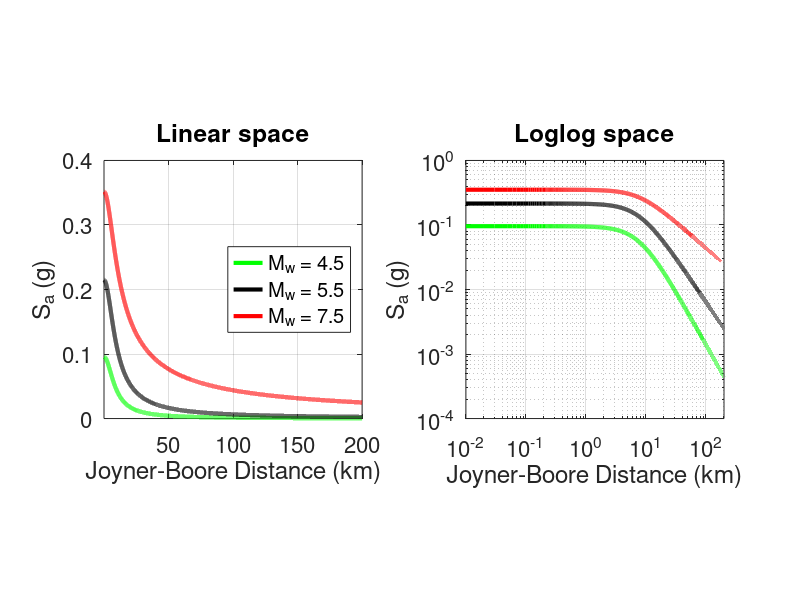

Source code (MATLAB):

% Akkar and Bommer (2010) - Mw = 5.0-7.6 (constant sigma model)
% log10(PGV/PGA/PSA) = b1 + b2*M + b3*M^2 + (b4+b5*M)*log10(sqrt(Rjb^2+b6^2)) + b7*Ss + b8*Sa + b9*Fn + b10*Fr
% Ss = 1: soft soil site index (Vs30 < 360 m/s)
% Sa = 1: firm soil site index (360 < Vs30 < 750 m/s)
% Fn = 1: normal faulting index
% Fr = 1: reverse faulting index
% coef = [Tn b1 b2 b3 b4 b5 b6 b7 b8 b9 b10 sigma-intra sigma-inter sigma-total]
% PGA: Tn = 0 and PGV: Tn = -1
clear
clc

%Tn   = [0.1 0.2 0.3 0.4 0.5 0.75 1.0 1.5 2.0 3.0];

Tn = 0;

m = 4.5;
R = 0:0.01:200;
Fault_Type = 'normal';

Vs30 = 1000;

load GMPEcoef_AB10
for ii = 1:length(Tn);
    coef1(ii,:) = coef_AB10(find(Tn(ii)==coef_AB10(:,1)),:);
end

if strcmp(Fault_Type,'strike-slip')==1
    FMech = [0 0];
elseif strcmp(Fault_Type,'normal')==1
    FMech = [1 0];
elseif strcmp(Fault_Type,'reverse')==1
    FMech = [0 1];
end

soil1 = [0 0]; % [Ss,Sa]
if Vs30 <= 360;
    soil1(1) = 1;
elseif Vs30 > 360 && Vs30 <= 750;
    soil1(2) = 1;
end


for i=1:length(R)
    gmp_central_estimate(i) = 10.^(coef1(:,2)       + ...
        coef1(:,3) * m   +  ...
        coef1(:,4) * m^2 +  ...
        (coef1(:,5)+coef1(:,6)*m).*log10(sqrt((R(i))^2+coef1(:,7).^2)) + ...
        coef1(:,8) * soil1(1) + ...
        coef1(:,9) * soil1(2) + ...
        coef1(:,10)*FMech(1)  + ...
        coef1(:,11)*FMech(2))/981; % (g)
end

figure(1)
hold on
subplot(121)
plot(R,gmp_central_estimate,'g','linewidth',3)
hold on

subplot(122)
loglog(R,gmp_central_estimate,'g','linewidth',3)
hold on

%%
m = 5.5;
R = 0:0.01:200;
Fault_Type = 'normal';

Vs30 = 1000;

load GMPEcoef_AB10
for ii = 1:length(Tn);
    coef1(ii,:) = coef_AB10(find(Tn(ii)==coef_AB10(:,1)),:);
end

if strcmp(Fault_Type,'strike-slip')==1
    FMech = [0 0];
elseif strcmp(Fault_Type,'normal')==1
    FMech = [1 0];
elseif strcmp(Fault_Type,'reverse')==1
    FMech = [0 1];
end

soil1 = [0 0]; % [Ss,Sa]
if Vs30 <= 360;
    soil1(1) = 1;
elseif Vs30 > 360 && Vs30 <= 750;
    soil1(2) = 1;
end


for i=1:length(R)
    gmp_central_estimate(i) = 10.^(coef1(:,2)       + ...
        coef1(:,3) * m   +  ...
        coef1(:,4) * m^2 +  ...
        (coef1(:,5)+coef1(:,6)*m).*log10(sqrt((R(i))^2+coef1(:,7).^2)) + ...
        coef1(:,8) * soil1(1) + ...
        coef1(:,9) * soil1(2) + ...
        coef1(:,10)*FMech(1)  + ...
        coef1(:,11)*FMech(2))/981; % (g)
end

figure(1)
hold on
subplot(121)
plot(R,gmp_central_estimate,'k','linewidth',3)
hold on

subplot(122)
hold on
loglog(R,gmp_central_estimate,'k','linewidth',3)
hold on

%%

m = 7.5;
R = 0:0.01:200;
Fault_Type = 'normal';

Vs30 = 1000;

load GMPEcoef_AB10
for ii = 1:length(Tn);
    coef1(ii,:) = coef_AB10(find(Tn(ii)==coef_AB10(:,1)),:);
end

if strcmp(Fault_Type,'strike-slip')==1
    FMech = [0 0];
elseif strcmp(Fault_Type,'normal')==1
    FMech = [1 0];
elseif strcmp(Fault_Type,'reverse')==1
    FMech = [0 1];
end

soil1 = [0 0]; % [Ss,Sa]
if Vs30 <= 360;
    soil1(1) = 1;
elseif Vs30 > 360 && Vs30 <= 750;
    soil1(2) = 1;
end


for i=1:length(R)
    gmp_central_estimate(i) = 10.^(coef1(:,2)       + ...
        coef1(:,3) * m   +  ...
        coef1(:,4) * m^2 +  ...
        (coef1(:,5)+coef1(:,6)*m).*log10(sqrt((R(i))^2+coef1(:,7).^2)) + ...
        coef1(:,8) * soil1(1) + ...
        coef1(:,9) * soil1(2) + ...
        coef1(:,10)*FMech(1)  + ...
        coef1(:,11)*FMech(2))/981; % (g)
end

figure(1)
subplot(121)
hold on
plot(R,gmp_central_estimate,'r','linewidth',3)
leg=legend({'M_w = 4.5','M_w = 5.5','M_w = 7.5'},'Location','east')
set(leg,'FontSize',16)
hold on
xlabel('Joyner-Boore Distance (km)')
ylabel('S_a (g)')
axis square
xlim([0.01 200])
hold on
title('Linear space')
grid on
set(gca,'FontSize',16)

subplot(122)
hold on
loglog(R,gmp_central_estimate,'r','linewidth',3)
hold on
xlabel('Joyner-Boore Distance (km)')
ylabel('S_a (g)')
axis square
xlim([0.01 200])
title('Loglog space')
grid on
set(gca,'FontSize',16)